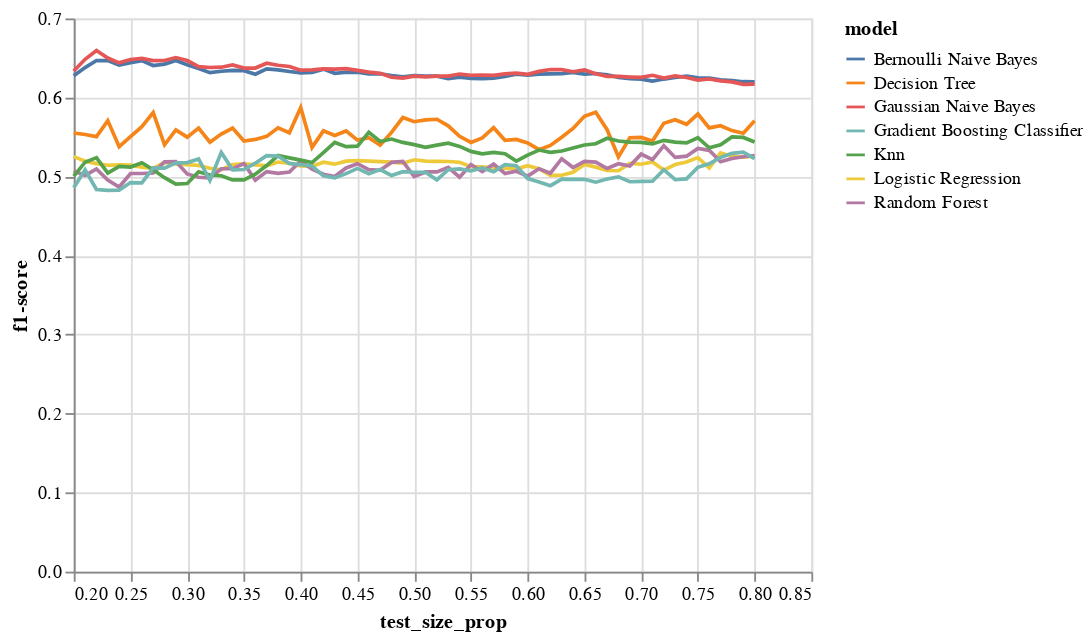

Source (notebook cell):
### Code cell
alt.Chart(model_perf).mark_line().encode(
    x='test_size_prop:Q',
    y='f1-score:Q',
    color='model:N',
)

### Figure 1 — Vega-Lite specification as saved in the notebook (floating-point values rounded to 4 significant figures; data arrays with more than 128 entries replaced by an {"elided": "..."} marker saying what was removed)
{"config": {"view": {"continuousWidth": 400, "continuousHeight": 300}}, "data": {"name": "data-be248c7d7e5d4d353b65fe4f886b6749"}, "mark": "line", "encoding": {"color": {"field": "model", "type": "nominal"}, "x": {"field": "test_size_prop", "type": "quantitative"}, "y": {"field": "f1-score", "type": "quantitative"}}, "$schema": "https://vega.github.io/schema/vega-lite/v4.17.0.json", "datasets": {"data-be248c7d7e5d4d353b65fe4f886b6749": {"elided": "427 records"}}}
